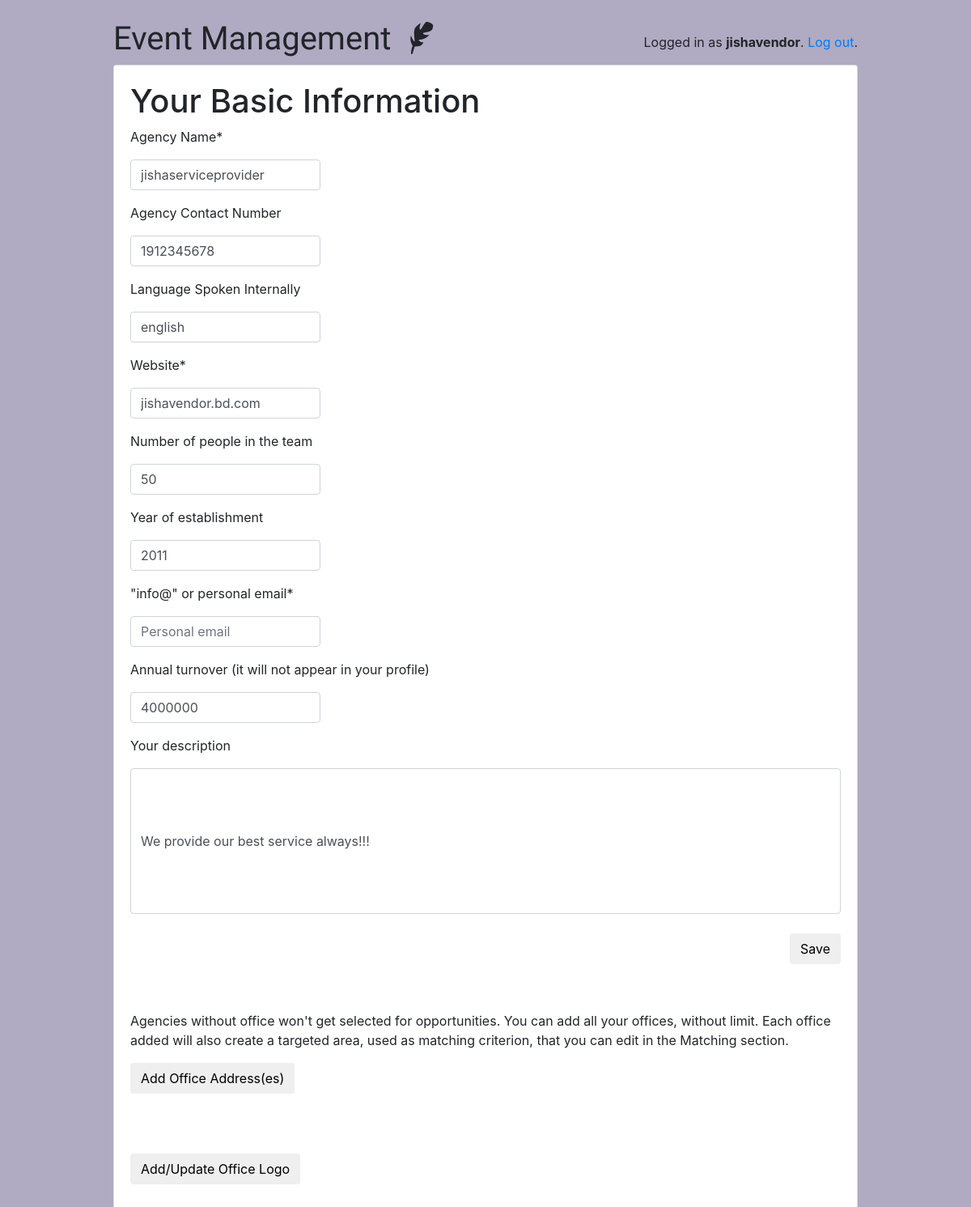
The app's page /vendor/profile/ (signed in) with its own data.
### reg_group/models.py (models this page shows)
class User(AbstractUser):
    is_client = models.BooleanField(default=False)
    is_agency = models.BooleanField(default=False)
    is_vendor = models.BooleanField(default=False)
    email = models.EmailField(max_length=255, default=None, blank=True, null=True)

### vendor/models.py (models this page shows)
class Vendor(models.Model):
    vendor_name = models.CharField(max_length=255, default=None, blank=True, null=True)
    vendor_email = models.CharField(max_length=255, default=None, blank=True, null=True)
    vendor_company_name = models.CharField(max_length=255, default=None, blank=True, null=True)
    vendor_company_website = models.CharField(max_length=255, default=None, blank=True, null=True)
    vendor_establish_time = models.IntegerField(default=None, blank=True, null=True)
    vendor_employee_number = models.IntegerField(default=None, blank=True, null=True)
    vendor_annual_turnover = models.IntegerField(default=None, blank=True, null=True)
    vendor_member_type = models.CharField(max_length=255, default=None, blank=True, null=True)
    vendor_contact_number = models.IntegerField(default=None, blank=True, null=True)
    vendor_description = models.CharField(max_length=2083, default=None, blank=True, null=True)
    vendor_logo = models.CharField(max_length=255, default=None, blank=True, null=True)
    vendor_language = models.CharField(max_length=203, default=None, blank=True, null=True)
    vendor_studio_size = models.CharField(max_length=255, default=None, blank=True, null=True)
    date_added = models.DateTimeField(default=datetime.now, blank=True)

### vendor/views.py (the view)
# urls.py: path('', vendor_view, name='vendor_upload'),
def vendor_view(request):
    try:
        value = Vendor.objects.get(vendor_name=request.user.username)
    except Vendor.DoesNotExist:
        value = None
    if request.method == 'POST':
        form = VendorForm(request.POST, instance=value)
        if form.is_valid():
            obj = form.save(commit=False)
            vendor_registration_username = request.user.username  # jishatech
            obj.vendor_name = vendor_registration_username
            obj.vendor_email = request.user.email
            obj.save()
            if obj.vendor_employee_number == None:
                obj.vendor_studio_size = "i do not care"
            elif obj.vendor_employee_number <= 10:
                obj.vendor_studio_size = "small studio"
            elif obj.vendor_employee_number <= 30:
                obj.vendor_studio_size = "medium studio"
            elif obj.vendor_employee_number <= 100:
                obj.vendor_studio_size = "big studio"
            elif obj.vendor_employee_number > 100:
                obj.vendor_studio_size = "group"
            else:
                obj.vendor_studio_size = "i do not care"
            obj.save()
            value = Vendor.objects.get(vendor_name=request.user.username)
        return render(request, 'vendor_form.html', {'form': form, 'value': value}, )
    else:
        form = VendorForm(instance=value)
    return render(request, 'vendor_form.html', {'form': form, 'value': value}, )

### vendor/forms.py
class VendorForm(forms.ModelForm):
    class Meta:
        model = Vendor
        fields = ('vendor_name', 'vendor_email', 'vendor_company_name', 'vendor_company_website',
                  'vendor_establish_time', 'vendor_employee_number', 'vendor_annual_turnover', 'vendor_member_type',
                  'vendor_description', 'vendor_language', 'vendor_contact_number', )

### vendor/templates/vendor_form.html (shortened to what this page needs)
{% extends "base.html" %}
{% block content %}
        <h1>Your Basic Information</h1>
    <form method = "post" enctype="multipart/form-data">
        <td>
            <p>Agency Name*</p>
            <input type="text" name="vendor_company_name" class="form-control" placeholder="Desired vendor name"
                   style="width:235px;" value="{{ value.vendor_company_name }}">
        </td>
        <td>
            <p>Agency Contact Number</p>
            <input type="text" name="vendor_contact_number" class="form-control" placeholder="vendor contact number"
                   style="width:235px;" value="{{ value.vendor_contact_number }}">
        </td>
        <td>
            <p>Language Spoken Internally</p>
            <input type="text" name="vendor_language" class="form-control" placeholder="Desired internal language"
                   style="width:235px;" value="{{ value.vendor_language }}">
        </td>
        <td>
            <p>Website*</p>
            <input type="text" name="vendor_company_website" class="form-control" placeholder="Desired website"
                   style="width:235px;" value="{{ value.vendor_company_website }}">
        </td>
        <td>
            <p>Number of people in the team</p>
            <input type="text" name="vendor_employee_number" class="form-control" placeholder="Desired employee number"
                   style="width:235px;" value="{{ value.vendor_employee_number }}">
        </td>
        <td>
            <p>Year of establishment</p>
            <input type="text" name="vendor_establish_time" class="form-control" placeholder="Year of establishment"
                   style="width:235px;" value="{{ value.vendor_establish_time }}">
        </td>
        <td>
            <p>"info@" or personal email*</p>
            <input type="text" name="vendor_email" class="form-control" placeholder="Personal email"
                   style="width:235px;" value="{{ user.vendor_email }}">
        </td>
        <td>
            <p>Annual turnover (it will not appear in your profile)</p>
            <input type="text" name="vendor_annual_turnover" class="form-control" placeholder="Annual turnover"
                   style="width:235px;" value="{{ value.vendor_annual_turnover }}">
        </td>
        <td>
            <p>Your description</p>
            <input type="text" name="vendor_description" class="form-control" placeholder="Tell client about your service"
                   style="height:180px;" value="{{ value.vendor_description }}">
        </td>
        <br>
        <button type="submit" class="btn btn-default" value="" style="float: right;">
                Save
        </button>
        <p>
            <br>
            <br>
            <br>
            <br>
            Agencies without office won't get selected for opportunities. You can add all your offices, without limit. Each office added will also create a targeted area, used as matching criterion, that you can edit in the Matching section.</p>
        <a href="{% url 'vendor_contact_success' %}">
            <button type="button" class="btn btn-default" style="float: left;">
                Add Office Address(es)
            </button>
        </a>
        <p>
            <br>
            <br>
            <br>
            <br>
        </p>
        <a href="/vendor/image_upload/images/">
            <button type="button" class="btn btn-default" style="float: left;">
                Add/Update Office Logo
            </button>
        </a>
        <p>
            <br>
            <br>
        </p>
    </form>
{% endblock %}

### templates/base.html (shortened to what this page needs)
<!doctype html>
{% load static %}
<html lang="en">
  <head>
    <link rel="stylesheet" href="https://maxcdn.bootstrapcdn.com/bootstrap/4.0.0/css/bootstrap.min.css">
    <link rel="stylesheet" type="text/css" href="{% static 'vendor/fontello-2f186091/css/fontello.css' %}">
    <link rel="stylesheet" type="text/css" href="{% static 'css/app.css' %}">
    {% if user.is_authenticated and user.is_agency %}
      <link rel="stylesheet" type="text/css" href="{% static 'css/agency.css' %}">
    {% elif user.is_authenticated and user.is_vendor %}
      <link rel="stylesheet" type="text/css" href="{% static 'css/vendor.css' %}">
    {% else %}
      <link rel="stylesheet" type="text/css" href="{% static 'css/client.css' %}">
    {% endif %}
  </head>
  <body>
    <div class="container my-4">
      <div class="row justify-content-center">
        <div class="col-md-10 col-sm-12">
          <div class="row">
            <div class="col-6">
              <h1 class="logo">
                <a href="{% url 'home' %}">
                  Event Management
                  {% if user.is_authenticated %}
                    {% if user.is_agency %}
                      <span class="icon-feather" data-toggle="tooltip" data-placement="right" title="Agency profile"></span>
                    {% elif user.is_vendor %}
                      <span class="icon-feather" data-toggle="tooltip" data-placement="right" title="Vendor profile"></span>
                    {% else %}
                      <span class="icon-graduation-cap" data-toggle="tooltip" data-placement="right" title="Client profile"></span>
                    {% endif %}
                  {% endif %}
                </a>
              </h1>
            </div>
            <div class="col-6 text-right">
              {% if user.is_authenticated %}
                <p class="pt-3">Logged in as <strong>{{ user.username }}</strong>. <a href="{% url 'logout' %}">Log out</a>.</p>
              {% else %}
                <a href="{% url 'login' %}" class="btn btn-light" role="button">Log in</a>
                <a href="{% url 'signup' %}" class="btn btn-primary" role="button">Sign up</a>
              {% endif %}
            </div>
          </div>
          <div class="card mb-3">
            <div class="card-body">
              {% block content %}
              {% endblock %}
            </div>
          </div>
        </div>
      </div>
    </div>
  </body>
</html>

### static/css/app.css (style rules this page uses)
.logo { font-family: 'Clicker Script', cursive; }
.logo a { color: #212529; text-decoration: none; }

### records on screen
User: username "jishavendor"
Vendor: vendor_company_name "jishaserviceprovider", vendor_contact_number "1912345678", vendor_language "english", vendor_company_website "jishavendor.bd.com", vendor_employee_number "50", vendor_establish_time "2011", vendor_annual_turnover "4000000", vendor_description "We provide our best service always!!!"
